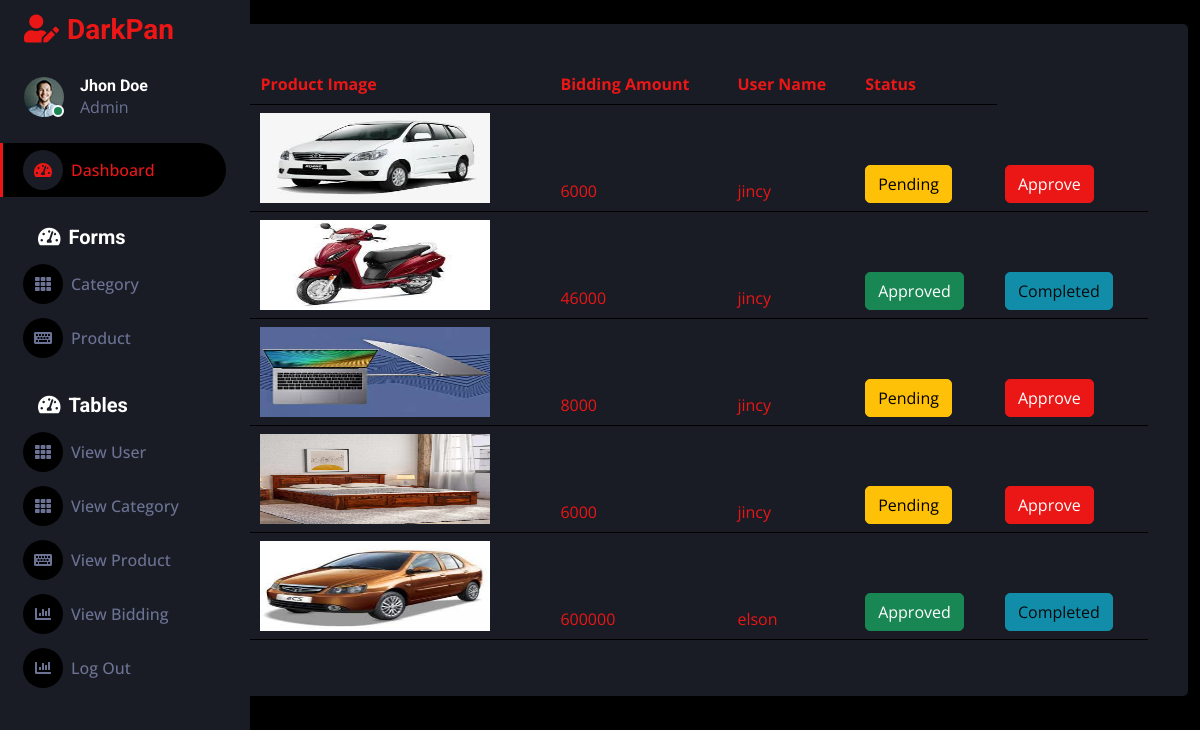
The app's page /viewallbidding.php with its own data.
### tables this page shows
CREATE TABLE `bidding` (
  `biddingid` int(11) NOT NULL,
  `subid` int(11) NOT NULL,
  `amt` varchar(50) NOT NULL,
  `userid` int(11) NOT NULL,
  `status` tinyint(4) NOT NULL DEFAULT 0
);

CREATE TABLE `tbl_product` (
  `subid` int(50) NOT NULL,
  `subname` varchar(50) NOT NULL,
  `descption` varchar(500) NOT NULL,
  `price` varchar(200) NOT NULL,
  `sdate` varchar(50) NOT NULL,
  `edate` varchar(50) NOT NULL,
  `image` varchar(100) NOT NULL,
  `catid` int(11) NOT NULL
);

CREATE TABLE `tbl_userregister` (
  `id` int(30) NOT NULL,
  `name` varchar(30) NOT NULL,
  `email` varchar(30) NOT NULL,
  `address` varchar(50) NOT NULL,
  `mobno` varchar(50) NOT NULL,
  `pass` varchar(50) NOT NULL
);

### viewallbidding.php (the view, shortened to what this page needs)
<!DOCTYPE html>
<html lang="en">
<head>
    <link href="https://cdnjs.cloudflare.com/ajax/libs/font-awesome/5.10.0/css/all.min.css" rel="stylesheet">
    <link href="https://cdn.jsdelivr.net/npm/bootstrap-icons@1.4.1/font/bootstrap-icons.css" rel="stylesheet">
    <link href="lib/owlcarousel/assets/owl.carousel.min.css" rel="stylesheet">
    <link href="lib/tempusdominus/css/tempusdominus-bootstrap-4.min.css" rel="stylesheet" />
    <link href="css/bootstrap.min.css" rel="stylesheet">
    <link href="css/style.css" rel="stylesheet">
</head>
<body>
          <div class="sidebar pe-4 pb-3">
            <nav class="navbar bg-secondary navbar-dark">
                <a href="index.html" class="navbar-brand mx-4 mb-3">
                    <h3 class="text-primary"><i class="fa fa-user-edit me-2"></i>DarkPan</h3>
                </a>
                <div class="d-flex align-items-center ms-4 mb-4">
                    <div class="position-relative">
                        <img class="rounded-circle" src="img/user.jpg" alt="" style="width: 40px; height: 40px;">
                        <div class="bg-success rounded-circle border border-2 border-white position-absolute end-0 bottom-0 p-1"></div>
                    </div>
                    <div class="ms-3">
                        <h6 class="mb-0">Jhon Doe</h6>
                        <span>Admin</span>
                    </div>
                </div>
                <div class="navbar-nav w-100">
                    <a href="index.php" class="nav-item nav-link active"><i class="fa fa-tachometer-alt me-2"></i>Dashboard</a>
                    <h5 style="margin-left:38px; margin-top:28px;"> <i class="fa fa-tachometer-alt me-2"></i>Forms</h5>
                    <a href="category.php" class="nav-item nav-link"><i class="fa fa-th me-2"></i>Category</a>
                    <a href="cricket.php" class="nav-item nav-link"><i class="fa fa-keyboard me-2"></i>Product</a>
                    <h5 style="margin-left:38px; margin-top:28px;"> <i class="fa fa-tachometer-alt me-2"></i>Tables</h5>
                    <a href="viewuser.php" class="nav-item nav-link"><i class="fa fa-th me-2"></i>View User</a>
                    <a href="viewcategory.php" class="nav-item nav-link"><i class="fa fa-th me-2"></i>View Category</a>
                    <a href="viewcricket.php" class="nav-item nav-link"><i class="fa fa-keyboard me-2"></i>View Product</a>
                    <a href="viewallbidding.php" class="nav-item nav-link"><i class="fa fa-chart-bar me-2"></i>View Bidding</a>
                    <a href="../user2/login.php" class="nav-item nav-link"><i class="fa fa-chart-bar me-2"></i>Log Out</a>
                </div>
            </nav>
        </div>
<?php
include("config.php");
?>
<body>
<div class="container-fluid pt-4 ">
                <div class="row ">
                    <div class="col-md-12">
                        <div class="bg-secondary rounded h-10 p-4">
              <div class="card-body">
                <div class="table-responsive ps">
                  <table class="table tablesorter " id="page1">
                    <thead class=" text-primary">
                    <tr>
        <th>#</th>
        <th>Auction Name</th>
        <th>Product Image</th>
        <th>Bidding Amount</th>
        <th>User Name</th>
        <th>Status</th>
      </tr>
      <?php
$sql = "select bidding.biddingid, bidding.amt, tbl_product.subname,tbl_product.image, tbl_userregister.name as 'username',
bidding.status
from bidding
inner join tbl_product on tbl_product.subid= bidding.subid
inner join tbl_userregister on tbl_userregister.id  = bidding.userid";
 $res  = mysqli_query($conn, $sql);
      if(mysqli_num_rows($res) > 0){
        while($data = mysqli_fetch_array($res)){
          ?>
<tr>
            <td><?= $data['biddingid'] ?></td>
            <td><?= $data['subname'] ?></td>
            <td><img src="../admin/img/<?= $data['image']?>" width="230" height="90" align="center"></td>
            <td><?= $data['amt'] ?> </td>
            <td><?= $data['username']?></td>
            <td>
              <?php
              if($data['status'] == 0){
                echo "<a href='#' class='btn btn-warning' > Pending </a>";
              }else{
                echo "<a href='#' class='btn btn-success' > Approved </a>";
              }
              ?>
            </td>
            <td>
            <?php
              if($data['status'] == 1){
                echo "<button type='button' class='btn btn-info' disabled> Completed </button>";
              }else{
                echo "<a href='viewallbidding.php?biddingid=".$data['biddingid']."' class='btn btn-primary'> Approve</a>";
              }
              ?>
          </td>
          </tr>
       <?php
        }
      }else{
        echo 'no booking found';
      }
      ?>
     </table>
  </div>
</div>
</div>
</body>
</html>

### css/style.css (style rules this page uses)
:root { --primary: #EB1616; --secondary: #191C24; --light: #6C7293; --dark: #000000; }
.btn { transition: .5s; }
.sidebar { position: fixed; top: 0; left: 0; bottom: 0; width: 250px; height: 100vh; overflow-y: auto; background: var(--secondary); transition: 0.5s; z-index: 999; }
@media (min-width: 992px) { .sidebar { margin-left: 0; } }
.sidebar .navbar .navbar-nav .nav-link { padding: 7px 20px; color: var(--light); font-weight: 500; border-left: 3px solid var(--secondary); border-radius: 0 30px 30px 0; outline: none; }
.sidebar .navbar .navbar-nav .nav-link:hover, .sidebar .navbar .navbar-nav .nav-link.active { color: var(--primary); background: var(--dark); border-color: var(--primary); }
.sidebar .navbar .navbar-nav .nav-link i { width: 40px; height: 40px; display: inline-flex; align-items: center; justify-content: center; background: var(--dark); border-radius: 40px; }
.sidebar .navbar .navbar-nav .nav-link:hover i, .sidebar .navbar .navbar-nav .nav-link.active i { background: var(--secondary); }

### records on screen
bidding: tbl_product.image (picture), amt "6000", tbl_userregister.name "jincy", status "Pending"
bidding: tbl_product.image (picture), amt "46000", tbl_userregister.name "jincy", status "Approved"
bidding: tbl_product.image (picture), amt "8000", tbl_userregister.name "jincy", status "Pending"
bidding: tbl_product.image (picture), amt "6000", tbl_userregister.name "jincy", status "Pending"
bidding: tbl_product.image (picture), amt "600000", tbl_userregister.name "elson", status "Approved"
